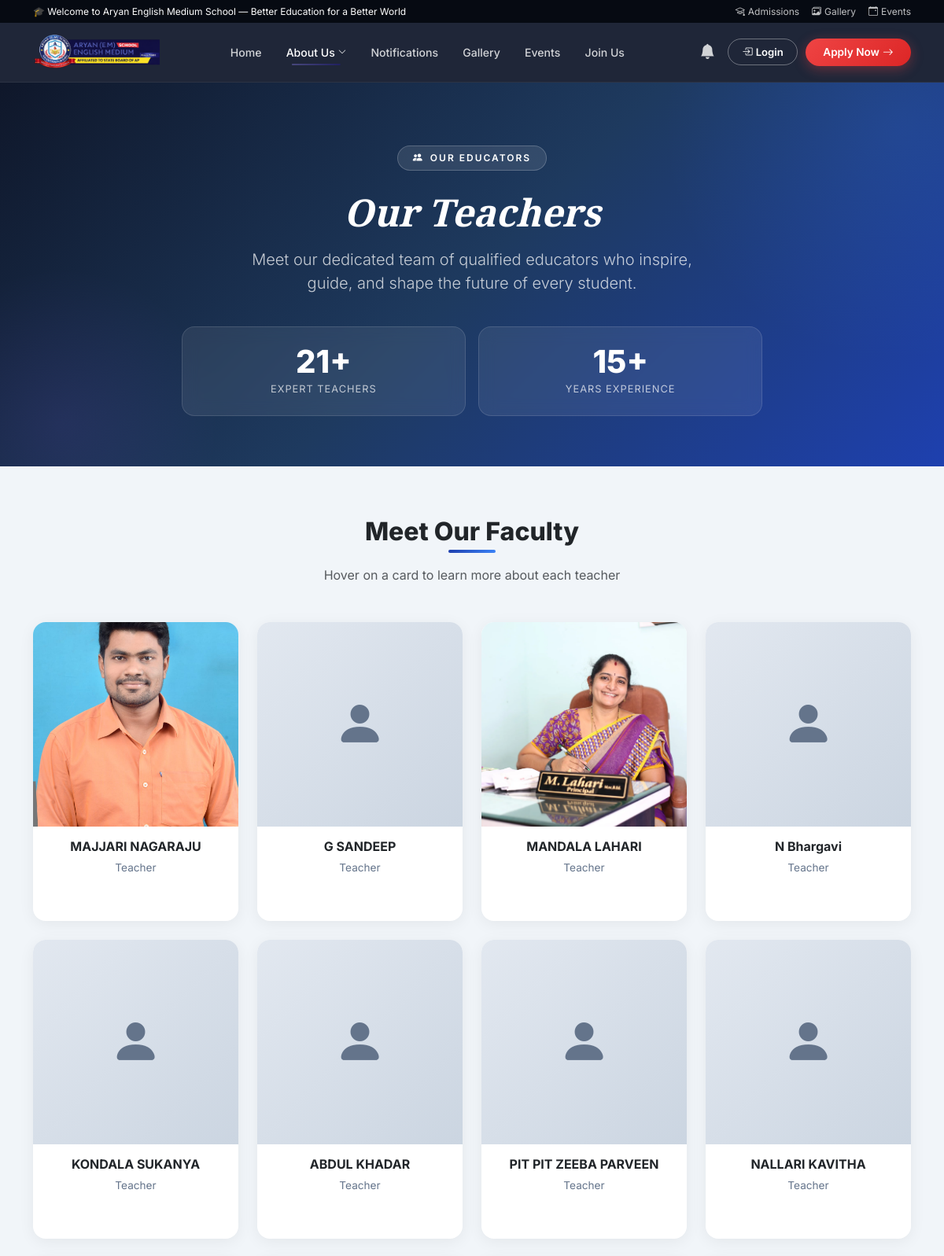
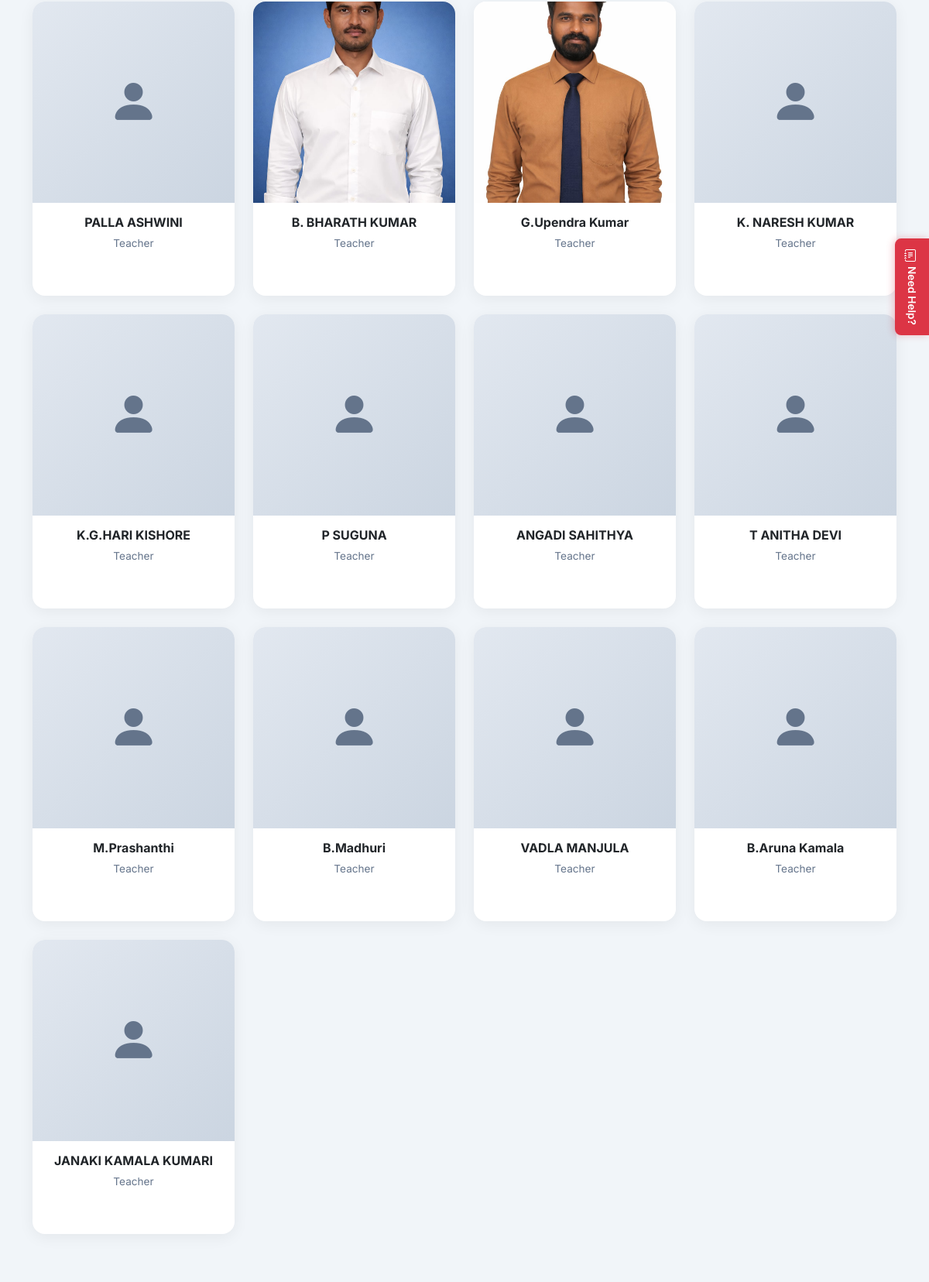
The app's page /public/teachers.php (upper part) with its own data (2 pictures, top to bottom).
### tables this page shows
CREATE TABLE `nav_menu_items` (
  `id` int(10) unsigned NOT NULL AUTO_INCREMENT,
  `label` varchar(100) NOT NULL,
  `url` varchar(255) NOT NULL,
  `icon` varchar(50) DEFAULT NULL,
  `link_type` enum('internal','external') NOT NULL DEFAULT 'internal',
  `is_visible` tinyint(1) NOT NULL DEFAULT 1,
  `is_cta` tinyint(1) NOT NULL DEFAULT 0,
  `sort_order` int(11) NOT NULL DEFAULT 0,
  `created_at` datetime NOT NULL DEFAULT current_timestamp(),
  `updated_at` datetime NOT NULL DEFAULT current_timestamp() ON UPDATE current_timestamp(),
  `parent_id` int(11) DEFAULT NULL,
  PRIMARY KEY (`id`)
);

CREATE TABLE `teachers` (
  `id` int(10) unsigned NOT NULL AUTO_INCREMENT,
  `user_id` int(10) unsigned DEFAULT NULL,
  `employee_id` varchar(30) NOT NULL,
  `name` varchar(100) NOT NULL,
  `designation` varchar(100) DEFAULT 'Teacher',
  `email` varchar(191) DEFAULT NULL,
  `phone` varchar(20) DEFAULT NULL,
  `subject` varchar(100) DEFAULT NULL,
  `qualification` varchar(100) DEFAULT NULL,
  `experience_years` int(11) DEFAULT 0,
  `dob` date DEFAULT NULL,
  `gender` enum('male','female','other') DEFAULT NULL,
  `address` text DEFAULT NULL,
  `photo` varchar(255) DEFAULT NULL,
  `joining_date` date DEFAULT NULL,
  `status` enum('active','inactive','resigned','retired') NOT NULL DEFAULT 'active',
  `is_core_team` tinyint(1) NOT NULL DEFAULT 0,
  `bio` text DEFAULT NULL,
  `created_at` datetime NOT NULL DEFAULT current_timestamp(),
  `updated_at` datetime NOT NULL DEFAULT current_timestamp() ON UPDATE current_timestamp(),
  `display_order` int(11) NOT NULL DEFAULT 0,
  `is_visible` tinyint(1) NOT NULL DEFAULT 1,
  `is_featured` tinyint(1) NOT NULL DEFAULT 0,
  PRIMARY KEY (`id`),
  UNIQUE KEY `employee_id` (`employee_id`),
  KEY `user_id` (`user_id`),
  KEY `idx_status` (`status`),
  KEY `idx_display_order` (`display_order`),
  CONSTRAINT `fk_teacher_user` FOREIGN KEY (`user_id`) REFERENCES `users` (`id`) ON DELETE SET NULL
);

### includes/auth.php (called while the page is built, shortened)
<?php
function isLoggedIn(): bool {
    return !empty($_SESSION['user_id']);
}
function getSetting(string $key, string $default = ''): string {
    static $settings = null;
    if ($settings === null) {
        try {
            $db = getDB();
            $stmt = $db->query("SELECT setting_key, setting_value FROM settings");
            $settings = [];
            while ($row = $stmt->fetch()) {
                $settings[$row['setting_key']] = $row['setting_value'];
            }
        } catch (Exception $e) {
            $settings = [];
        }
    }
    return $settings[$key] ?? $default;
}
function e(mixed $val): string {
    return htmlspecialchars((string)$val, ENT_QUOTES, 'UTF-8');
}
function checkMaintenance(): void {
    if (getSetting('maintenance_mode', '0') === '1' && !isLoggedIn()) {
        $schoolName = getSetting('school_name', 'JNV School');
        $logoFile = getSetting('school_logo', '');
        $logoVer = getSetting('logo_updated_at', '0');
        $logoUrl = '';
        if ($logoFile) {
            $logoUrl = (strpos($logoFile, '/uploads/') === 0) ? $logoFile : '/uploads/branding/' . $logoFile;
            $logoUrl .= '?v=' . $logoVer;
        }
        http_response_code(503);
        header('Retry-After: 3600');
        echo '<!DOCTYPE html><html lang="en"><head><meta charset="UTF-8"><meta name="viewport" content="width=device-width,initial-scale=1"><title>Maintenance — ' . htmlspecialchars($schoolName, ENT_QUOTES, 'UTF-8') . '</title><style>*{margin:0;padding:0;box-sizing:border-box;font-family:"Segoe UI",system-ui,-apple-system,sans-serif}body{min-height:100vh;display:flex;align-items:center;justify-content:center;background:linear-gradient(135deg,#0f172a 0%,#1e3a5f 50%,#1e40af 100%);color:#fff;text-align:center;padding:2rem}.container{max-width:520px}.logo{max-width:120px;max-height:120px;object-fit:contain;margin-bottom:2rem;border-radius:16px;background:rgba(255,255,255,.1);padding:12px}.icon{width:80px;height:80px;border-radius:50%;background:rgba(255,255,255,.1);display:flex;align-items:center;justify-content:center;margin:0 auto 2rem;font-size:2.5rem;animation:pulse 2s ease-in-out infinite}@keyframes pulse{0%,100%{transform:scale(1);opacity:.8}50%{transform:scale(1.05);opacity:1}}h1{font-size:2rem;font-weight:700;margin-bottom:.75rem}p{color:rgba(255,255,255,.7);font-size:1.05rem;line-height:1.7;margin-bottom:1.5rem}.login-link{display:inline-block;color:rgba(255,255,255,.5);font-size:.85rem;text-decoration:none;border:1px solid rgba(255,255,255,.2);padding:.4rem 1.2rem;border-radius:50px;transition:all .3s}.login-link:hover{color:#fff;border-color:rgba(255,255,255,.5);background:rgba(255,255,255,.05)}</style></head><body><div class="container">';
        if ($logoUrl) {
            echo '<img src="' . htmlspecialchars($logoUrl, ENT_QUOTES, 'UTF-8') . '" alt="Logo" class="logo">';
        }
        echo '<div class="icon">🔧</div><h1>We\'ll be back soon!</h1><p>Our website is currently undergoing scheduled maintenance.<br>We apologize for any inconvenience and appreciate your patience.</p><a href="/login.php" class="login-link">Admin Login</a></div></body></html>';
        exit;
    }
}

### public/teachers.php (the view, shortened to what this page needs)
<?php
require_once __DIR__ . '/../includes/auth.php';
checkMaintenance();
$db = getDB();
$schoolName = getSetting('school_name', 'JNV School');
$schoolTagline = getSetting('school_tagline', 'Nurturing Talent, Shaping Future');
$navLogo = getSetting('school_logo', '');
$logoVersion = getSetting('logo_updated_at', '0');
$logoPath = '';
if ($navLogo) { $logoPath = (strpos($navLogo, '/uploads/') === 0) ? $navLogo : (file_exists(__DIR__.'/../uploads/branding/'.$navLogo) ? '/uploads/branding/'.$navLogo : '/uploads/logo/'.$navLogo); $logoPath .= '?v=' . $logoVersion; }
$teachers = $db->query("SELECT * FROM teachers WHERE status='active' AND is_visible=1 ORDER BY display_order ASC, name ASC")->fetchAll();
$totalTeachers = count($teachers);
$notifCount = $db->query("SELECT COUNT(*) FROM notifications WHERE status='approved' AND is_public=1 AND created_at >= DATE_SUB(NOW(), INTERVAL 7 DAY)")->fetchColumn();
?>
<!DOCTYPE html>
<html lang="en">
<head>
    <link href="https://cdn.jsdelivr.net/npm/bootstrap@5.3.3/dist/css/bootstrap.min.css" rel="stylesheet">
    <link href="https://cdn.jsdelivr.net/npm/bootstrap-icons@1.11.3/font/bootstrap-icons.min.css" rel="stylesheet">
</head>
<body>
<?php $currentPage = 'teachers'; include __DIR__ . '/../includes/public-navbar.php'; ?>
<section class="teachers-hero">
    <div class="container position-relative" style="z-index:2;">
        <div class="text-center mb-4">
            <div class="hero-badge"><i class="bi bi-people-fill me-2"></i>Our Educators</div>
            <h1 class="mb-3" style="font-family:'Playfair Display',serif;font-style:italic;font-weight:700;font-size:3rem;"><?= e(getSetting('teachers_hero_title', 'Our Teachers')) ?></h1>
            <p class="lead opacity-75 mx-auto" style="max-width:600px;"><?= e(getSetting('teachers_hero_subtitle', 'Meet our dedicated team of qualified educators who inspire, guide, and shape the future of every student.')) ?></p>
        </div>
        <div class="row g-3 justify-content-center mt-4">
            <div class="col-6 col-md-4"><div class="hero-stat-card"><div class="num"><?= $totalTeachers ?>+</div><div class="label">Expert Teachers</div></div></div>
            <div class="col-6 col-md-4"><div class="hero-stat-card"><div class="num">15+</div><div class="label">Years Experience</div></div></div>
        </div>
    </div>
</section>
<section class="teachers-grid" style="background:#f1f5f9;">
    <div class="container">
        <div class="text-center mb-5">
            <h2 class="section-heading">Meet Our Faculty</h2>
            <p class="text-muted mt-3">Hover on a card to learn more about each teacher</p>
        </div>
        <div class="row g-4">
            <?php foreach ($teachers as $t):
                $tPhoto = $t['photo'] ? (str_starts_with($t['photo'], '/uploads/') ? $t['photo'] : '/uploads/photos/'.$t['photo']) : '';
            ?>
            <div class="col-6 col-md-4 col-lg-3">
                <div class="teacher-card">
                    <div class="teacher-card-inner">
                        <div class="teacher-card-front">
                            <?php if ($tPhoto): ?>
                                <img src="<?= e($tPhoto) ?>" alt="<?= e($t['name']) ?>" loading="lazy">
                            <?php else: ?>
                                <div class="no-photo"><i class="bi bi-person-fill"></i></div>
                            <?php endif; ?>
                            <div class="info">
                                <h6><?= e($t['name']) ?> <?php if (!empty($t['is_featured'])): ?><span class="badge bg-warning text-dark" style="font-size:0.6rem;vertical-align:middle;">★ Featured</span><?php endif; ?></h6>
                                <small><?= e($t['designation'] ?? 'Teacher') ?></small>
                            </div>
                        </div>
                        <div class="teacher-card-back">
                            <div class="back-icon"><i class="bi bi-mortarboard-fill"></i></div>
                            <h6><?= e($t['name']) ?></h6>
                            <?php if ($t['designation']): ?>
                                <div class="detail"><i class="bi bi-briefcase me-1"></i><?= e($t['designation']) ?></div>
                            <?php endif; ?>
                            <?php if ($t['qualification']): ?>
                                <div class="detail"><i class="bi bi-award me-1"></i><?= e($t['qualification']) ?></div>
                            <?php endif; ?>
                            <?php if ($t['subject']): ?>
                                <div class="detail"><i class="bi bi-book me-1"></i><?= e($t['subject']) ?></div>
                            <?php endif; ?>
                            <?php if ($t['experience_years']): ?>
                                <div class="badge-pill"><?= e($t['experience_years']) ?> Years Experience</div>
                            <?php endif; ?>
                        </div>
                    </div>
                </div>
            </div>
            <?php endforeach; ?>
        </div>
    </div>
</section>
<?php include __DIR__ . '/../includes/public-footer.php'; ?>
</body>
</html>

### includes/public-navbar.php (shortened to what this page needs)
<?php
$_navCurrentPage = $currentPage ?? '';
$_navShowTopBar = getSetting('global_navbar_show_top_bar', '1');
$_navShowLogin = getSetting('global_navbar_show_login', '1');
$_navShowBell = getSetting('global_navbar_show_notif_bell', '1');
$_navSchoolTagline = $schoolTagline ?? getSetting('school_tagline', 'Nurturing Talent, Shaping Future');
$_navMarquee = getSetting('home_marquee_text', '');
try {
    $db->exec("ALTER TABLE nav_menu_items ADD COLUMN parent_id INT DEFAULT NULL");
} catch (Exception $e) {
}
$_navMenuItems = [];
try {
    $_navMenuItems = $db->query("SELECT * FROM nav_menu_items WHERE is_visible=1 ORDER BY sort_order ASC, id ASC")->fetchAll();
} catch (Exception $e) {
}
$_navTopLevel = [];
$_navChildren = [];
foreach ($_navMenuItems as $item) {
    $pid = $item['parent_id'] ?? null;
    if ($pid) {
        $_navChildren[$pid][] = $item;
    } else {
        $_navTopLevel[] = $item;
    }
}
$_navCta = null;
$_navRegularItems = [];
foreach ($_navTopLevel as $item) {
    if ($item['is_cta']) {
        $_navCta = $item;
    } else {
        $_navRegularItems[] = $item;
    }
}
function _navIsActive($url, $currentPage) {
    $map = [
        '/' => 'home',
        '/public/about.php' => 'about',
        '/public/teachers.php' => 'teachers',
        '/public/notifications.php' => 'notifications',
        '/public/gallery.php' => 'gallery',
        '/public/events.php' => 'events',
        '/public/fee-structure.php' => 'fee-structure',
        '/join-us.php' => 'join-us',
        '/public/admission-form.php' => 'apply',
        '/public/certificates.php' => 'certificates',
    ];
    return ($map[$url] ?? '') === $currentPage;
}
function _navHasActiveChild($children, $currentPage) {
    foreach ($children as $child) {
        if (_navIsActive($child['url'], $currentPage)) return true;
    }
    return false;
}
?>
<?php if ($_navShowTopBar === '1'): ?>
<div class="pn-top-bar d-none d-lg-block">
    <div class="container">
        <div class="d-flex justify-content-between align-items-center">
            <div class="pn-marquee flex-grow-1 me-3">
                <span><?php echo e($_navMarquee ?: "🎓 Welcome to {$schoolName} — {$_navSchoolTagline}"); ?></span>
            </div>
            <div class="d-flex gap-3 flex-shrink-0">
                <a href="/public/admission-form.php"><i class="bi bi-mortarboard me-1"></i>Admissions</a>
                <a href="/public/gallery.php"><i class="bi bi-images me-1"></i>Gallery</a>
                <a href="/public/events.php"><i class="bi bi-calendar-event me-1"></i>Events</a>
            </div>
        </div>
    </div>
</div>
<?php endif; ?>
<nav class="premium-navbar" id="premiumNavbar" role="navigation" aria-label="Main navigation">
    <div class="container d-flex align-items-center justify-content-between">
        <a href="/" class="pn-logo-wrap" aria-label="Home">
            <?php if ($navLogo): ?>
                <img src="<?= e($logoPath) ?>" alt="<?= e($schoolName) ?> Logo">
            <?php else: ?>
                <div class="pn-logo-fallback"><i class="bi bi-mortarboard-fill"></i></div>
            <?php endif; ?>
        </a>
        <ul class="pn-nav pn-desktop-nav">
            <?php foreach ($_navRegularItems as $item): ?>
                <?php if (!empty($item['children'])): ?>
                <li class="pn-dropdown">
                    <a class="pn-nav-link pn-dropdown-toggle <?= _navIsActive($item['url'], $_navCurrentPage) || _navHasActiveChild($item['children'], $_navCurrentPage) ? 'active' : '' ?>"
                       href="<?= e($item['url']) ?>">
                        <?= e($item['label']) ?>
                        <i class="bi bi-chevron-down pn-chevron"></i>
                    </a>
                </li>
                <?php else: ?>
                <li>
                    <a class="pn-nav-link <?= _navIsActive($item['url'], $_navCurrentPage) ? 'active' : '' ?>"
                       href="<?= e($item['url']) ?>"
                       <?= ($item['link_type'] ?? '') === 'external' ? 'target="_blank" rel="noopener"' : '' ?>>
                        <?= e($item['label']) ?>
                    </a>
                </li>
                <?php endif; ?>
            <?php endforeach; ?>
        </ul>
        <div class="pn-right">
            <?php if ($_navShowBell === '1'): ?>
            <button class="pn-bell <?= $notifCount > 0 ? 'has-notifs' : '' ?>" data-bs-toggle="modal" data-bs-target="#pnNotifModal" aria-label="Notifications">
                <i class="bi bi-bell-fill"></i>
            </button>
            <?php endif; ?>
            <?php if ($_navShowLogin === '1'): ?>
            <a href="/login.php" class="pn-login-btn d-none d-lg-inline-flex"><i class="bi bi-box-arrow-in-right me-1"></i>Login</a>
            <?php endif; ?>
            <?php if ($_navCta): ?>
            <a href="<?= e($_navCta['url']) ?>" class="pn-cta-btn d-none d-lg-inline-flex"><?= e($_navCta['label']) ?> <i class="bi bi-arrow-right ms-1"></i></a>
            <?php endif; ?>
        </div>
    </div>
</nav>

### records on screen
nav_menu_items: label "Home"
nav_menu_items: label "About Us"
nav_menu_items: label "Notifications"
nav_menu_items: label "Gallery"
nav_menu_items: label "Events"
nav_menu_items: label "Join Us"
nav_menu_items: label "Apply Now"
teachers: photo (picture), name "MAJJARI NAGARAJU", designation "Teacher"
teachers: name "G SANDEEP", designation "Teacher"
teachers: photo (picture), name "MANDALA LAHARI", designation "Teacher"
teachers: name "N Bhargavi", designation "Teacher"
teachers: name "KONDALA SUKANYA", designation "Teacher"
teachers: name "ABDUL KHADAR", designation "Teacher"
teachers: name "PIT PIT ZEEBA PARVEEN", designation "Teacher"
teachers: name "NALLARI KAVITHA", designation "Teacher"
teachers: name "PALLA ASHWINI", designation "Teacher"
teachers: photo (picture), name "B. BHARATH KUMAR", designation "Teacher"
teachers: photo (picture), name "G.Upendra Kumar", designation "Teacher"
teachers: name "K. NARESH KUMAR", designation "Teacher"
teachers: name "K.G.HARI KISHORE", designation "Teacher"
teachers: name "P SUGUNA", designation "Teacher"
teachers: name "ANGADI SAHITHYA", designation "Teacher"
teachers: name "T ANITHA DEVI", designation "Teacher"
teachers: name "M.Prashanthi", designation "Teacher"
teachers: name "B.Madhuri", designation "Teacher"
teachers: name "VADLA MANJULA", designation "Teacher"
teachers: name "B.Aruna Kamala", designation "Teacher"
teachers: name "JANAKI KAMALA KUMARI", designation "Teacher"

### other values on screen
$_navMarquee ?: "🎓 Welcome to {$schoolName} — {$_navSchoolTagline}" "🎓 Welcome to Aryan English Medium School — Better Education for a Better World"
getSetting('teachers_hero_title', 'Our Teachers') "Our Teachers"
$totalTeachers "21"
